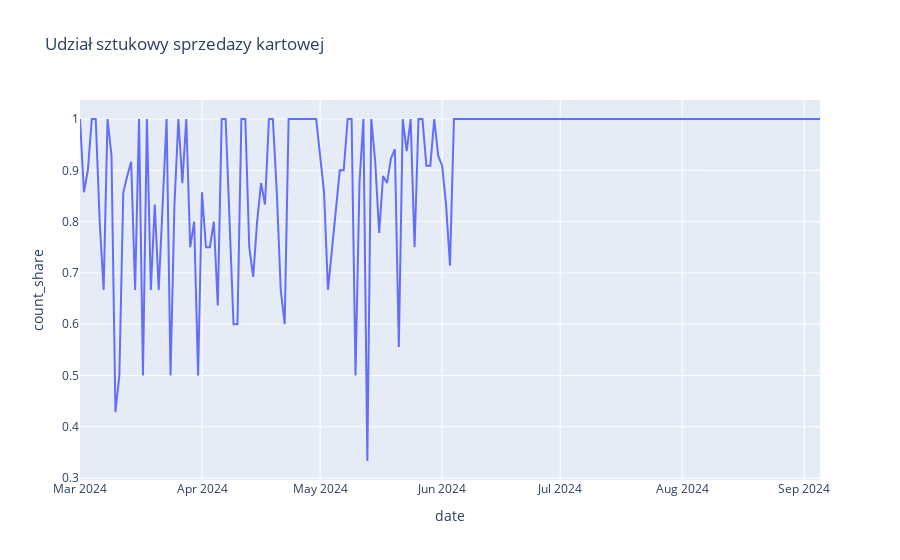

This figure's notebook cell:
### Code cell
fig = px.line(to_plot, x= 'date', y ='count_share',title='Udział sztukowy sprzedazy kartowej')
fig.show()

### Figure 1 — Plotly figure (JSON) as saved in the notebook; plotly's stock layout.template omitted (floating-point values rounded to 4 significant figures; data arrays with more than 128 entries replaced by an {"elided": "..."} marker saying what was removed)
{"data": [{"hovertemplate": "date=%{x}<br>count_share=%{y}<extra></extra>", "legendgroup": "", "line": {"color": "#636efa", "dash": "solid"}, "marker": {"symbol": "circle"}, "mode": "lines", "name": "", "orientation": "v", "showlegend": false, "type": "scatter", "x": {"elided": "186 str values"}, "xaxis": "x", "y": {"elided": "186 float values"}, "yaxis": "y"}], "layout": {"legend": {"tracegroupgap": 0}, "title": {"text": "Udział sztukowy sprzedazy kartowej"}, "xaxis": {"anchor": "y", "domain": [0, 1], "title": {"text": "date"}}, "yaxis": {"anchor": "x", "domain": [0, 1], "title": {"text": "count_share"}}}}
